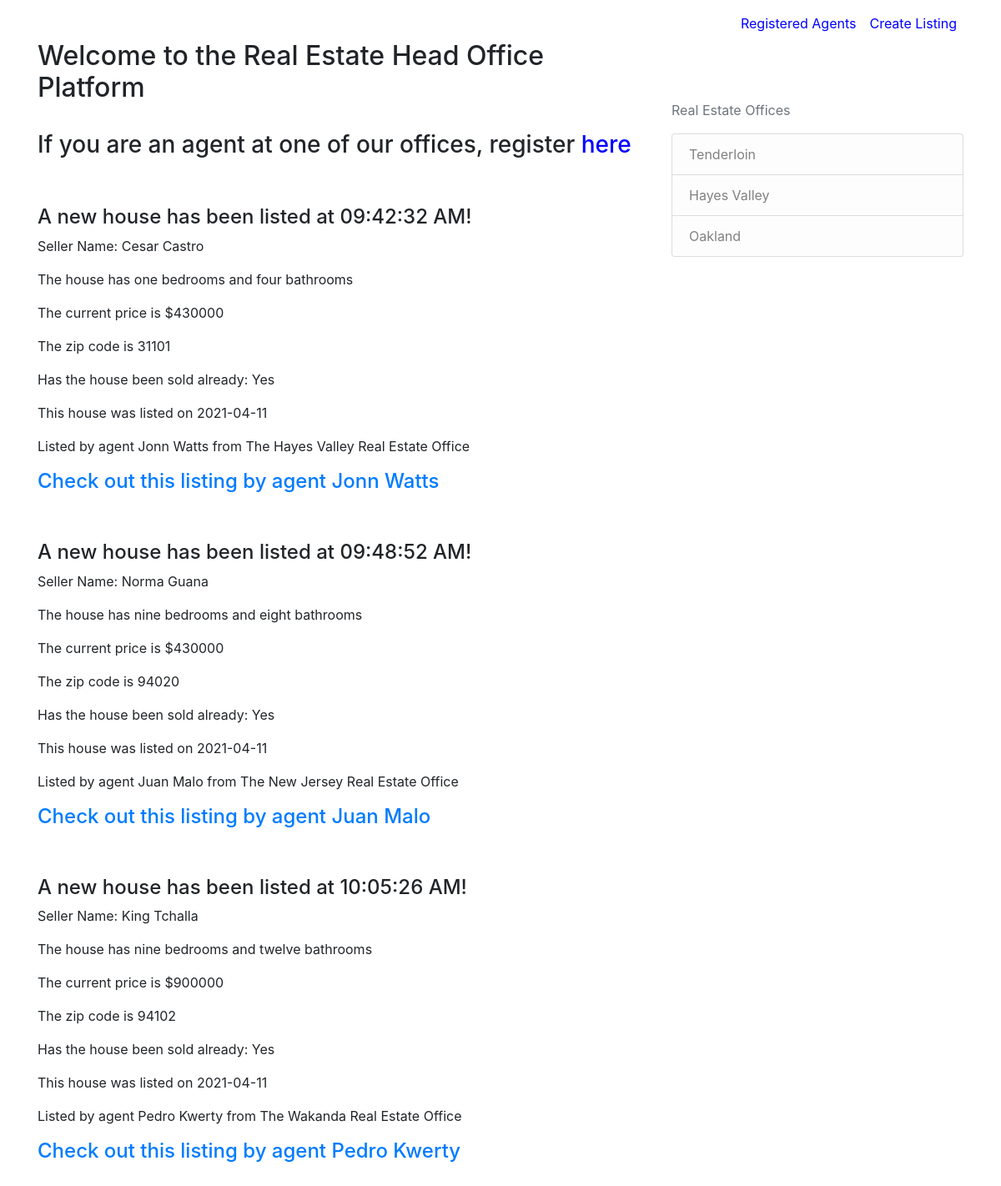
The page /home on the database its author committed.
### real_estate/models.py (models this page shows, shortened)
class Listing(db.Model):
    id = db.Column(db.Integer, primary_key=True)
    seller = db.Column(db.String(100), nullable=False)
    price = db.Column(db.String(100), nullable=False)
    date = db.Column(db.DateTime, nullable=False, default=datetime.utcnow)
    bedrooms = db.Column(db.String(100), nullable=False)
    bathrooms = db.Column(db.String(100), nullable=False)
    zipcode = db.Column(db.String(100), nullable=False)
    sold = db.Column(db.String(100), nullable=False)
    office = db.Column(db.String(100), nullable=False)
    agent_id = db.Column(db.Integer, db.ForeignKey('agent.id'), nullable=False)

class Agent(db.Model):
    id = db.Column(db.Integer, primary_key=True)
    name = db.Column(db.String(100), nullable=False)
    listings = db.relationship('Listing', backref='agent', lazy=True)

### real_estate/routes.py (the view)
@app.route("/")
@app.route("/home")
def home():
    listings = Listing.query.all()
    return render_template('home.html', listings=listings)

### real_estate/templates/home.html
{% extends "layout.html" %}
{% block navigation%}
<a class="nav-item nav-link" href="{{ url_for('registered_agents') }}" style="color:blue">Registered Agents</a>
<a class="nav-item nav-link" href="{{ url_for('new_listing') }}" style="color:blue">Create Listing</a>
{% endblock navigation %}
{% block content %}
<br>
<br>
<h2>Welcome to the Real Estate Head Office Platform</h2>
<br>
<h3>If you are an agent at one of our offices, register
    <a href="{{ url_for('agent_register') }}" style="color:blue">here</a></h3>
<br>
<br>
    {% for listing in listings %}
        <h4>A new house has been listed at {{ listing.date.strftime('%I:%M:%S %p') }}!</h4>
        <p>Seller Name: {{ listing.seller }}</p>
        <p>The house has {{ listing.bedrooms }} bedrooms and {{ listing.bathrooms }} bathrooms</p>
        <p>The current price is ${{ listing.price }}</p>
        <p>The zip code is {{ listing.zipcode }}</p>
        <p>Has the house been sold already: {{ listing.sold }}</p>
        <p>This house was listed on {{ listing.date.strftime('%Y-%m-%d') }}</p>
        <p>Listed by agent {{ listing.agent.name }} from The {{ listing.office }} Real Estate Office</p>
        <h4><a href="{{ url_for('listing', listing_id=listing.id) }}">Check out this listing by agent {{ listing.agent.name }}</a></h4>
        <br>
        <br>
    {% endfor %}
{% endblock content %}

### rows shown on the page
Listing: date "09:42:32 AM", seller "Cesar Castro", bedrooms "one", bathrooms "four", price "430000", zipcode "31101", sold "Yes", date "2021-04-11", agent.name "Jonn Watts", office "Hayes Valley"
Listing: date "09:48:52 AM", seller "Norma Guana", bedrooms "nine", bathrooms "eight", price "430000", zipcode "94020", sold "Yes", date "2021-04-11", agent.name "Juan Malo", office "New Jersey"
Listing: date "10:05:26 AM", seller "King Tchalla", bedrooms "nine", bathrooms "twelve", price "900000", zipcode "94102", sold "Yes", date "2021-04-11", agent.name "Pedro Kwerty", office "Wakanda"
